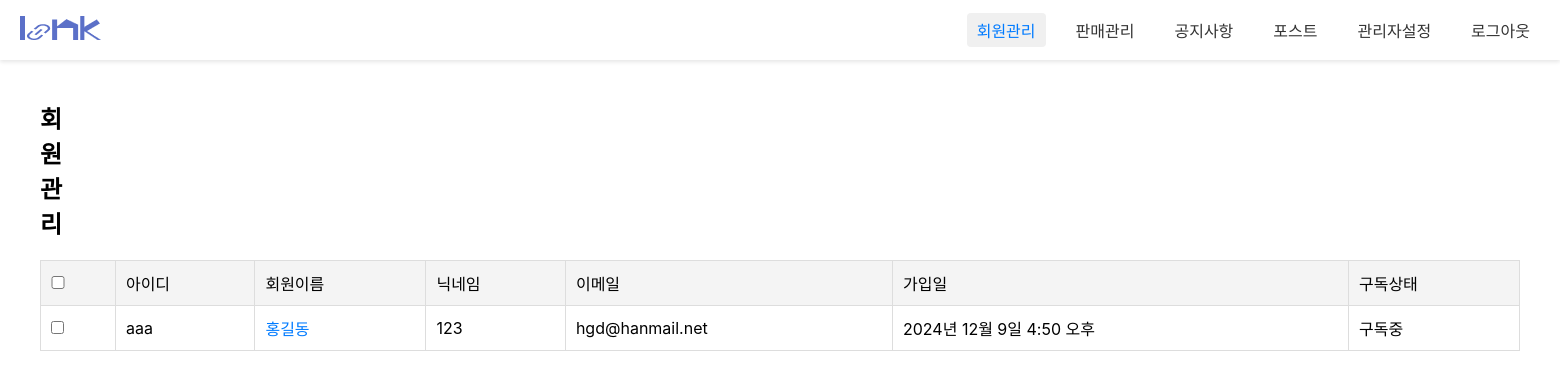
Before: /admin1/admin_memList/ with the older database file.
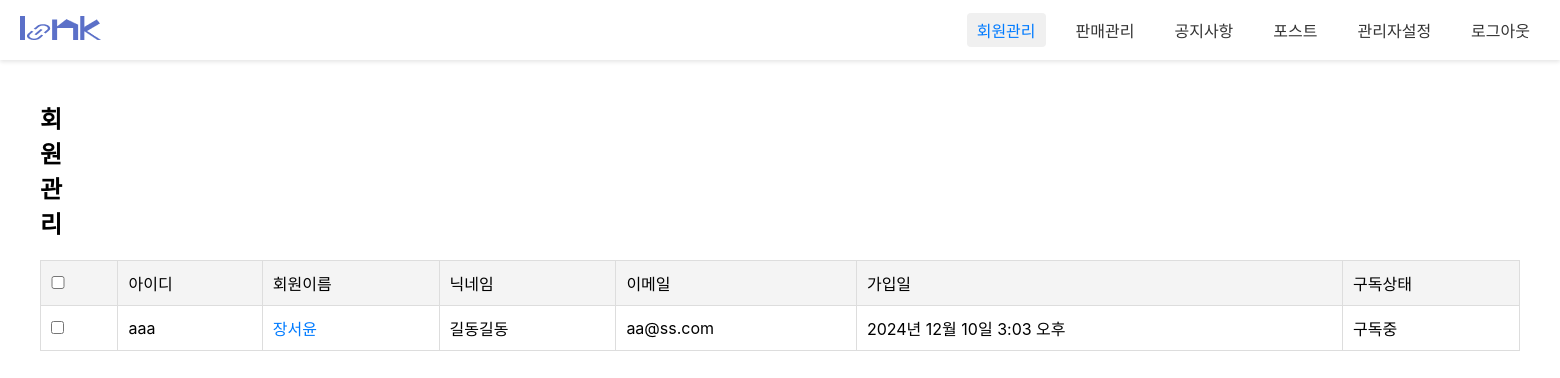
After: the same page with the newer database file.
### loginpage/models.py (models this page shows, shortened)
class Member(models.Model):
  id = models.CharField(max_length=50,primary_key=True)
  pw = models.CharField(max_length=100)
  name = models.CharField(max_length=100)
  nicName = models.CharField(max_length=100,default='123')
  mail = models.EmailField(max_length=100)
  birthday = models.CharField(max_length=50)
  gender = models.CharField(max_length=10,choices=[('남자', '남자'), ('여자', '여자')])
  mdate = models.DateTimeField(auto_now=True)

### admin1/views.py (the view)
# urls.py: path('admin_memList/', views.admin_memList, name="admin_memList"),
def admin_memList(request):
	qs = Member.objects.all()
	context = {"mlist":qs}
	return render(request, 'admin_memList.html', context)

### admin1/templates/admin_memList.html (shortened to what this page needs)
{% load static %}
<!DOCTYPE html>
<html lang="ko">
<head>
<link rel="stylesheet" href="{% static 'css/admin1/admin_login.css'%}">
<link rel="stylesheet" href="{% static 'css/admin1/admin_memllist.css'%}">
</head>
<body>
	<nav class="gnb">
		<a href="#" class="logo"><img src="/static/images/admin1/logo_sample.png" alt=""></a>
		<div class="menu">
				<a class="active" href="/admin1/admin_memList/">회원관리</a>
				<a href="#">판매관리</a>
				<a href="/admin1/admin_noticeList/">공지사항</a>
				<a href="/admin1/admin_postList/">포스트</a>
				<a href="/admin1/admin_adminList/">관리자설정</a>
				<a id='a_logout'>로그아웃</a>
		</div>
	</nav>
	<div class="container">
		<div class="con_header">
			<h2>회원 관리</h2>
		</div>
		<table>
			<thead>
				<tr>
					<th><input type="checkbox" id="select_all"></th>
					<th>아이디</th>
					<th>회원이름</th>
					<th>닉네임</th>
					<th>이메일</th>
					<th>가입일</th>
					<th>구독상태</th>
				</tr>
			</thead>
			<tbody>
				{% for mem in mlist %}
				<tr>
					<td><input type="checkbox" class="select_member"></td>
					<td>{{mem.id}}</td>
					<td class="member_name"><a href="/admin1/admin_memView/{{mem.id}}/">{{mem.name}}</a></td>
					<td>{{mem.nicName}}</td>
					<td>{{mem.mail}}</td>
					<td>{{mem.mdate}}</td>
					<td>구독중</td>
				</tr>
				{% endfor %}
			</tbody>
		</table>
	</div>
</body>
</html>

Changed rows visible on the page:
changed Member "aaa": name "홍길동" → "장서윤"; nicName "123" → "길동길동"; mail "hgd@hanmail.net" → "aa@ss.com"; mdate "2024년 12월 9일 4:50 오후" → "2024년 12월 10일 3:03 오후"
